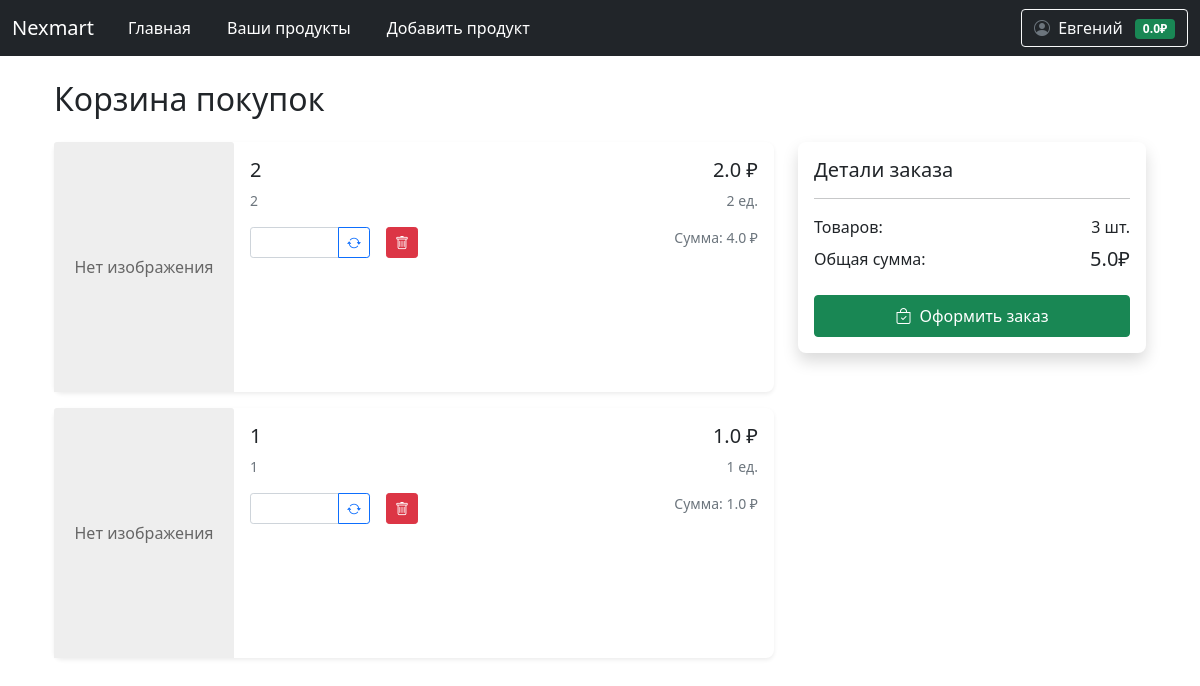
Page /user/cart (signed in) on the committed database.
### data/user.py (models this page shows, shortened)
class User(SqlAlchemyBase, UserMixin):
    __tablename__ = 'users'
    id = Column(Integer, primary_key=True, autoincrement=True)
    email = Column(String, unique=True, nullable=False)
    hashed_password = Column(String, nullable=False)
    surname = Column(String, nullable=False)
    name = Column(String, nullable=False)
    modified_date = Column(DateTime)
    balance = Column(Float, default=0.0, nullable=False)
    products = relationship("Product", back_populates="user")

### data/order.py (models this page shows)
class OrderItem(SqlAlchemyBase):
    __tablename__ = 'order_items'
    id = sqlalchemy.Column(sqlalchemy.Integer, primary_key=True, autoincrement=True)
    user_id = sqlalchemy.Column(sqlalchemy.Integer, sqlalchemy.ForeignKey("users.id"))
    product_id = sqlalchemy.Column(sqlalchemy.Integer, sqlalchemy.ForeignKey("products.id"))
    amount = sqlalchemy.Column(sqlalchemy.Integer, default=1)
    is_in_order = sqlalchemy.Column(sqlalchemy.Boolean, default=False)
    order_id = sqlalchemy.Column(sqlalchemy.Integer, sqlalchemy.ForeignKey("orders.id"), nullable=True)
    user = orm.relationship('User')
    product = orm.relationship('Product')
    order = orm.relationship('Order', back_populates='items')

### data/product.py (models this page shows)
class Product(SqlAlchemyBase):
    __tablename__ = 'products'
    id = sqlalchemy.Column(sqlalchemy.Integer, primary_key=True, autoincrement=True)
    name = sqlalchemy.Column(sqlalchemy.String, nullable=False)
    price = sqlalchemy.Column(sqlalchemy.Float, nullable=False)
    description = sqlalchemy.Column(sqlalchemy.Text)
    created_date = sqlalchemy.Column(sqlalchemy.DateTime, default=datetime.datetime.now)
    open = sqlalchemy.Column(sqlalchemy.Boolean)  # открыт ли продукт для общего доступа
    amount_available = sqlalchemy.Column(sqlalchemy.Integer)  # сколько есть продукта для продажи
    amount_sell = sqlalchemy.Column(sqlalchemy.Integer)  # сколько продано для статистики
    image = sqlalchemy.Column(sqlalchemy.String)
    user_id = sqlalchemy.Column(sqlalchemy.Integer, sqlalchemy.ForeignKey('users.id'))
    user = sqlalchemy.orm.relationship('User', back_populates='products')

### main.py (the view)
@app.route('/user/cart')
@login_required
def cart():
    db_sess = db_session.create_session()
    order_item = db_sess.query(OrderItem).filter(current_user.id == OrderItem.user_id).all()
    product_amount_sum = sum([i.amount for i in order_item])
    product_price_sum = sum([i.amount * i.product.price for i in order_item])
    return render_template('cart.html', products=order_item,
                           product_amount_sum=product_amount_sum, product_price_sum=product_price_sum)

### data/db_session.py (called while the page is built)
def create_session() -> Session:
    global __factory
    return __factory()

### main.py (called while the page is built)
@login_manager.user_loader
def load_user(user_id):
    db_sess = db_session.create_session()
    return db_sess.query(User).get(user_id)

### templates/cart.html (shortened to what this page needs)
{% extends "base.html" %}
{% block content %}
<div class="container">
    <h2 class="mb-4">Корзина покупок</h2>
    {% if products %}
    <div class="row mb-4">
        <div class="col-lg-8">
            {% for item in products %}
            <div class="card mb-3">
                <div class="row g-0">
                    <div class="col-md-3">
                        {% if item.product.image %}
                        <img src="{{ url_for('static', filename='upload/' + item.product.image) }}"
                             class="card-img-top product-image"
                             alt="{{ item.product.name }}">
                        {% else %}
                        <div class="card-img-top no-image">Нет изображения</div>
                        {% endif %}
                    </div>
                    <div class="col-md-6">
                        <div class="card-body">
                            <h5 class="card-title">{{ item.product.name }}</h5>
                            <p class="card-text text-muted small">{{ item.product.description|truncate(100) }}</p>
                            <div class="d-flex align-items-center">
                                <form method="POST" action="/user/cart/update/{{ item.product.id }}"
                                      class="me-3">
                                    <div class="input-group input-group-sm" style="width: 120px;">
                                        <input type="number"
                                               name="amount"
                                               class="form-control"
                                               value="{{ item.product.amount }}"
                                               min="1"
                                               max="{{ item.product.amount_available }}">
                                        <button type="submit" class="btn btn-outline-primary">
                                            <i class="bi bi-arrow-repeat"></i>
                                        </button>
                                    </div>
                                </form>
                                <form method="POST"
                                      action="">
                                    <a href="/user/cart/delete/{{item.id}}" class="btn btn-danger btn-sm">
                                        <i class="bi bi-trash"></i>
                                    </a>
                                </form>
                            </div>
                        </div>
                    </div>
                    <div class="col-md-3">
                        <div class="card-body text-end">
                            <p class="card-text h5">{{ item.product.price }} ₽</p>
                            <p class="text-muted small">{{item.amount}} ед.</p>
                            <p class="text-muted small">Сумма: {{ item.product.price * item.amount}} ₽</p>
                        </div>
                    </div>
                </div>
            </div>
            {% endfor %}
        </div>
        <div class="col-lg-4">
            <div class="card shadow">
                <div class="card-body">
                    <h5 class="card-title mb-3">Детали заказа</h5>
                    <hr>
                    <div class="d-flex justify-content-between mb-2">
                        <span>Товаров:</span>
                        <span>{{ product_amount_sum }} шт.</span>
                    </div>
                    <div class="d-flex justify-content-between mb-3">
                        <span>Общая сумма:</span>
                        <span class="h5">{{ product_price_sum }}₽</span>
                    </div>
                    <a href="/user/checkout" class="btn btn-success w-100 py-2">
                        <i class="bi bi-bag-check me-2"></i>Оформить заказ
                    </a>
                </div>
            </div>
        </div>
    </div>
    {% endif %}
</div>
{% endblock %}

### templates/base.html (shortened to what this page needs)
<!doctype html>
<html lang="ru">
<head>
                    <link href="https://cdn.jsdelivr.net/npm/bootstrap@5.0.2/dist/css/bootstrap.min.css" rel="stylesheet">
                    <link rel="stylesheet" href="https://cdn.jsdelivr.net/npm/bootstrap-icons@1.8.1/font/bootstrap-icons.css">
    <link rel="stylesheet" href="{{ url_for('static', filename='css/style.css') }}">
    <link rel="stylesheet" href="https://cdnjs.cloudflare.com/ajax/libs/font-awesome/6.5.1/css/all.min.css">
    <link rel="stylesheet" href="{{ url_for('static', filename='css/auth_styles.css') }}">
</head>
<body>
<header>
    <nav class="navbar navbar-expand-md navbar-dark bg-dark" aria-label="Fourth navbar example">
        <div class="container-fluid">
          <a class="navbar-brand" href="#">Nexmart</a>
          <div class="collapse navbar-collapse" id="navbarsExample04">
            <ul class="navbar-nav me-auto mb-2 mb-md-0">
              <li class="nav-item">
                <a class="nav-link active" aria-current="page" href="/">Главная</a>
              </li>
                {% if not current_user.is_authenticated %}
                <li class="nav-item">
                <a class="nav-link active" aria-current="page" href="/register"></a>
              </li>
                <li class="nav-item">
                <a class="nav-link active" aria-current="page" href="/login"></a>
              </li>
                {% else %}
                <li class="nav-item">
                <a class="nav-link active" href="/user/products">Ваши продукты</a>
              </li>
                <li class="nav-item">
                <a class="nav-link active" href="/user/products/add">Добавить продукт</a>
              </li>
                {% endif %}
            </ul>
            {% if current_user.is_authenticated %}
            <div class="d-flex align-items-center">
              <div class="dropdown">
                <button class="btn btn-outline-light dropdown-toggle" type="button" id="profileDropdown" data-bs-toggle="dropdown" aria-expanded="false">
                  <i class="bi bi-person-circle me-1"></i>
                  {{ current_user.name }}
                  <span class="badge bg-success ms-2">{{ current_user.balance }}₽</span>
                </button>
              </div>
            </div>
            {% else %}
            <div class="d-flex">
              <a href="/login" class="btn btn-outline-light me-2">Войти</a>
              <a href="/register" class="btn btn-success">Регистрация</a>
            </div>
            {% endif %}
          </div>
        </div>
      </nav>
</header>
<div class="container mt-4">
    {% block content %}{% endblock %}
</div>
</body>
</html>

### static/css/style.css (style rules this page uses)
.no-image { height: 250px; background: #eee; display: flex; align-items: center; justify-content: center; color: #666; }
.navbar-nav .nav-link { position: relative; transition: all 0.5s ease; margin: 0 10px; }
.navbar-nav .nav-link::after { content: ''; position: absolute; width: 0; height: 2px; bottom: 0; left: 50%; background-color: #90caf9; transition: all 0.3s ease; }
.dropdown-toggle { position: relative; transition: all 0.3s ease; }
.badge.bg-success { transition: all 0.3s ease; }
.card { border: none; border-radius: 0.5rem; box-shadow: 0 0.125rem 0.25rem rgba(0, 0, 0, 0.075); transition: all 0.3s ease; }
.bi-person-circle { color: #6c757d; transition: all 0.3s ease; }
.btn-success { transition: all 0.3s ease; }
.form-control { border-radius: 0.25rem; border: 1px solid #ced4da; transition: all 0.3s ease; }
.btn { position: relative; overflow: hidden; }
.btn::after { content: ''; position: absolute; top: 50%; left: 50%; width: 5px; height: 5px; background: rgba(255, 255, 255, 0.3); opacity: 0; border-radius: 50%; transform: scale(1, 1) translate(-50%, -50%); transform-origin: 50% 50%; }

### rows in the picture
User: name "Евгений", balance "0.0"
OrderItem: product.name "2", product.description "2", product.price "2.0", amount "2", item.product.price*item.amount "4.0"
OrderItem: product.name "1", product.description "1", product.price "1.0", amount "1", item.product.price*item.amount "1.0"

### other values in the picture
{{ product_amount_sum }} "3"
{{ product_price_sum }} "5.0"
